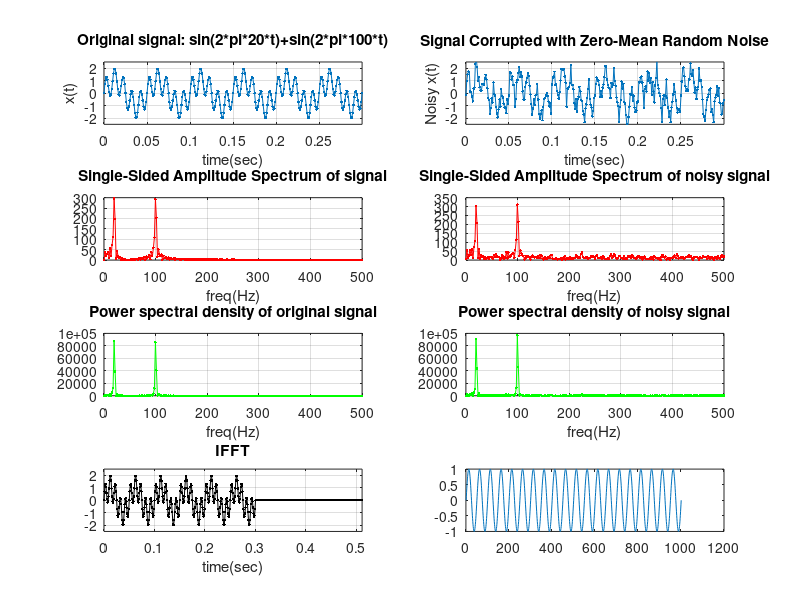
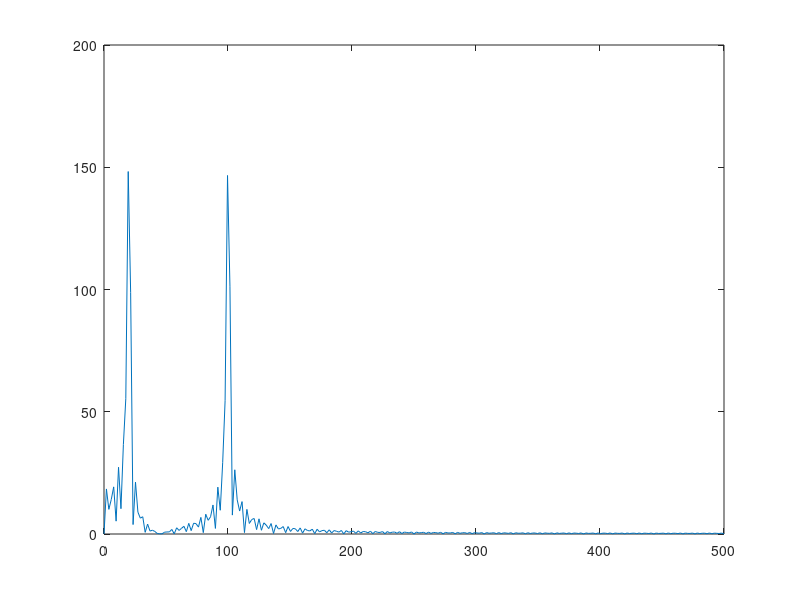

These charts were generated, in order, by the following MATLAB code: (Note: this script raises an error after producing the figures.)
% 2014 computational workshop
%  signal processing
%  
%  Aaron Gruber
%
%

%% Sampling theorem:

% PPT: slides 1-6 !!!!!!!!!!!!!!!!!!!!!!!!

    % pick a sampling frequency
    Fs = 120;

    % pick times of sampling
    t=0:1/Fs:1;
    w=12 % pick a signal frequency
    y = sin(w*t*2*pi);
    
    plot(t, y, 'LineWidth',2); hold on
    
    % downsample the signal to 60 Hz
    t_60Hz = t(1:2:end);
    y_60Hz = y(1:2:end);
    
    plot(t_60Hz, y_60Hz, 'ro');
    
    plot(t_60Hz, y_60Hz, ':r', 'LineWidth',2);

    % downsample the signal to sub Nyquist
    t_10Hz = t(1:12:end);
    y_10Hz = y(1:12:end);
    
    plot(t_10Hz, y_10Hz, 'gd');
    
    plot(t_10Hz, y_10Hz, '-g', 'LineWidth',2);
    
    % they run ex1
    % they run ex1_practice
    
% =========================================================================    
%% +++++++++++++++++++++++++++++++++ FFT ++++++++++++++++++++++++++++++++++ 
% =========================================================================   

% creating signal
clc;
clear; % clears all variables
close all % close all windows

F1=20;
F2=100;
Fs = 1000;   % Sampling frequency
Ts = 1/Fs;        % Sampling time
t=0:Ts:.3;  % time vector

% Create signal
x=sin(2*pi*F1*t)+sin(2*pi*F2*t); % 2*pi to turn into radians

L = numel(x); % Length (number of elements)

noisy_x = x + 0.5*randn(1,L);  % Signal Corrupted with Zero-Mean Random Noise

% -------------------------------------------------------------------------
% FFT

NFFT = pow2(nextpow2(L));  % equivalent to 2^(nextpow2(L))
% NFFT = 301;

fft_x = fft(x,NFFT);        % take FFT
fft_noisy_x = fft(noisy_x,NFFT);
% FFT gives complex number

% let's look at the FFT:
fft_x(2)        % let's look at the 2nd element: 
                % it is a complex number - indicated by 'i'

plot(abs(fft_x)) % we can plot just the magnitude/amplitude with abs
% in plot, discard 2nd half cuz mirror image of the second half
hold on
plot(abs(fft_x).^2) % we can plot the magnitude squarred - power
% dot in the .^2 is to square each element
plot(fft_x.*conj(fft_x),'g+') % can plot the product with the complex conjigut
                              % are the same
hold off

p1 = fft_x.*conj(fft_x);    % mult by complex conjigut to get power (p)
p2 = fft_noisy_x.*conj(fft_noisy_x);

% f = Fs/2*linspace(0,1,NFFT/2+1); % determine the vector of frequencies
f = Fs/2*linspace(0,1,NFFT/2+1); %sampling rate

figure; plot(f,abs(fft_x(1:NFFT/2+1)))

% -------------------------------------------------------------------------

% IFFT (inverse FFT)
ifft_x = ifft(fft_x,NFFT);
ifft_noisy_x = ifft(fft_noisy_x,NFFT);

% plotting
figure(1);
subplot(4,2,1);
plot(t,x,'.-');
axis([0 .3 -2.5 2.5])
title('Original signal: sin(2*pi*20*t)+sin(2*pi*100*t)')
xlabel('time(sec)');
ylabel('x(t)');
grid on

subplot(4,2,2);
plot(t,noisy_x,'.-');
axis([0 .3 -2.5 2.5])
title('Signal Corrupted with Zero-Mean Random Noise')
xlabel('time(sec)');
ylabel('Noisy x(t)');
grid on

subplot(4,2,3);
plot(f,2*abs(fft_x(1:NFFT/2+1)),'r.-')
title('Single-Sided Amplitude Spectrum of signal')
xlabel('freq(Hz)');
grid on

subplot(4,2,4);
plot(f,2*abs(fft_noisy_x(1:NFFT/2+1)),'r.-')
title('Single-Sided Amplitude Spectrum of noisy signal')
xlabel('freq(Hz)');
grid on

subplot(4,2,5);
plot(f,4*p1(1:NFFT/2+1),'g.-')
title('Power spectral density of original signal')
xlabel('freq(Hz)');
grid on

subplot(4,2,6);
plot(f,4*p2(1:NFFT/2+1),'g.-')
title('Power spectral density of noisy signal')
xlabel('freq(Hz)');
grid on

% Trailing 0s is due to number of points/components (want more components
% than is actually in your signal)
subplot(4,2,7);
plot((0:1/(NFFT-1):1)*NFFT*Ts,real(ifft_x),'k.-')
axis([0 .512 -2.5 2.5])
title('IFFT')
xlabel('time(sec)');
grid on

subplot(4,2,8);
plot((0:1/(NFFT-1):1)*NFFT*Ts,real(ifft_noisy_x),'k.-')
axis([0 .512 -2.5 2.5])
title('IFFT')
xlabel('time(sec)');
grid on

% -------------------------------------------------------------------------
% -------------------------------------------------------------------------

% play with ex2_FFT_IFFTPractice
%
% this will generate 1 second of signal
% 10, 50 hz, and enough input samples in 1 sec to satisy Nyquist (100) 
%  - pick number of FFT to be larger than num points (512)
%  - pick number of iFFT points to be the same (512)
% -> perfect reconstruction in the inverse FFT
%
% What if number of input samples is less than 100?
% What if number of FFT is smaller than number of samples?
% What if number of iFFT is smaller than FFT?
   
% Slides 10-15  !!!!!!!!!!!!!!!!!!!!!!!!!!! 
   
% MAKE SPEC function for plotting spectra

% lets make a signal
   Fs = 1000;
   t=0:1/Fs:1;
   x = sin(20*2*pi*t); plot(x)
   spec(x,Fs,512)
   
% what about a small square blip - say touched the apparatus and gave a
% static discharge.
    xs = zeros(1,numel(t));
    xs(round(numel(t)/2)-3:round(numel(t)/2)+3) = 40*ones(1,6+1);
    x = xs+ sin(10*2*pi*t); 
    plot(x)
    spec(x,Fs,512)  
    % why is this?
    % that does this mean for analysis of your data signals (have to get
    % rid of these)
    %   - how can you get rid of them: filtering, exclude traces
   
 % lets add some noise  
   x = sin(10*2*pi*t)+rand(1,numel(t)); plot(x)
   spec(x,Fs,512) % where is the low frequency part comming from? Rand has mean of 0.5
   
% what about a linear drift?
    x = sin(10*2*pi*t) + t - 0.5; plot(x)
    spec(x,Fs,512)
    % this has edge effects
    
% how can we get rid of these types of edge artifacts?
%  subtract mean and use a window that tapers
    x = sin(10*2*pi*t) + t - 0.5; plot(x)
   win = hanning(numel(x))';
    plot(x); hold on
    plot(win, 'r')
    plot(win.*x,'g')     % note that it still has some drift
    spec(win.*x,Fs,512)

    specCell({x,win.*x},Fs,512) % can see that the power of main component 
                        %is squashed, but edge effects are even more so.
 
 % Slides 10-23  !!!!!!!!!!!!!!!!!!!!!!!!!! 
 
% =========================================================================    
%% +++++++++++++++++++++++++++ Filtering ++++++++++++++++++++++++++++++++++ 
% =========================================================================  

Fs = 1000;
t =0:1/Fs:2;

% slow linear drift?
x = sin(10*2*pi*t) + t - 0.5; plot(x)
spec(x,Fs,512)
% this has edge effects (= first and last signal is not at center)

% how can we get rid of these types of edge artifacts?
%  subtract mean and use a window that tapers
win = hanning(numel(x))';
plot(x); 
hold on
plot(win, 'r')
plot(win.*x,'g')     % note that it still has some drift

spec(win.*x,Fs,512)

specCell({x,win.*x},Fs,512) % can see that the power of main component 
                    %is squashed, but edge effects are even more so.

% -------------------------------------------------------------------------

% low pass filter
%   what do we use for a low pass filter?
%   box-car or another kernel with smooth edges

Fs = 100; %sampling rate
t =0:1/Fs:2;
s1 = rand(1,numel(t))+.3*sin(2*pi*3*t); % make a signal w/randomness
plot(t,s1)

n = 5;
kern = ones(1,n)./n;        % box carr window (filter kernel)
                              % (want kernel to sum to 1)
s2 = conv(s1,kern,'same');  % convolve (multiply then sum); 
                              % same = same number of data points out as put in
figure; plot(t,s1,'b')
hold on
plot(t,s2,'r')

figure
subplot(2,1,1)
plot(t,s1); hold on
plot(t,s2,'r')
specCell({s1-mean(s1),s2-mean(s2)},Fs,64)

close 
clear

% -------------------------------------------------------------------------

% high-pass filter
%   what does a high-pass filter look like?

x = 1:200;
s1 = rand(1,200)-0.5;     % make a 0-mean random signal
s1_slow = s1 + sin(x/25); % add a slow component

n = 19;                  % kernal size
kern = -ones(1,n)./n;    % make a negative box-car
kern(10) = 1;            % set the middle element
s2 = conv(s1_slow,kern,'same'); % convole it

plot(s1_slow, 'b')
hold on
plot(s2,'r')
hold off


figure
subplot(2,1,1)
plot(s1); hold on
plot(s2,'r')
specCell({s1-mean(s1),s2-mean(s2)},Fs,64)

figure
plot(s1_slow); hold on   % plot the random signal with slow component
plot(s2,'r')             % plot the filtered trace - what happened?
plot(s1,'g')             % plot original trace
% is the filtered trace exactly the same as the original s1? (zoom in)

close 
clear

% -------------------------------------------------------------------------

% Mexican Hat
%  filters can do all sorts of things
%  Lets see a sum of 2 gaussians.

s1 = zeros(1,300);          % make a staircase signal
s1(100:200) = ones(1,101);
s1(201:300) = ones(1,100).*2;

figure
subplot(2,1,1)
plot(s1); hold on
hat = gausswin(100,10).*2 - gausswin(100,5).*0.8; % sum of 2 gaussians
plot(hat,'r') % this is our kernel
set(gca,'YLim',[-0.5,2.5])

subplot(2,1,2)
s2 = conv(s1, hat, 'same'); % convolution again
plot(s2)
% edge detector - contrast enhancement in vision

% slide 24 !!!!!!!!!!!!!!!!!!!!!!!!!

% phase lag
%
% all the kernels we have used so far have been symmetric
%  - what does that require? Hint, think of Kelvin's talk about
%  causal/non-causal
%  - knowledge in the future and the past
%  - you can do this after you have the signal
%  - * but what about the digitizer on your recording rig?
%    - that is analogue, so no memory

close 
clear

% -------------------------------------------------------------------------

% let's do the low-pass filter again
s1 = rand(1,200)+sin([1:200]/10);  % make a signal
plot(s1)

n = 10;
kern = ones(1,n)./n;        % box carr window
kern_NC = [0,0,kern,0,0];   % put 0 padding in symmetrically (not centered)
kern_C = [kern,0,0,0,0];    % put in 0 padding for future values (centered)
s2_NC = conv(s1,kern_NC,'same');  % convolve
s2_C = conv(s1,kern_C,'same');  % convolve

figure
% subplot(2,1,1)
plot(s1); hold on
plot(s2_NC,'r')
plot(s2_C,'g')
% you can see that there is a phase shift

% you have to be very careful about introducing phase shifts when
% filtering your data !!!!!

% SLIDE 25-27



% how you build a filter in matlab.


 
 
function spec(x, Fs, nFFT)
% plots the spectra of input signal x
    fft_x = fft(x,nFFT);
    fft_x = fft_x(1:nFFT/2+1);
    
    f = Fs/2*linspace(0,1,nFFT/2+1); % just a funciton of #:inc:#

    figure
    plot(f,fft_x.*conj(fft_x))
    xlabel('frequency'); ylabel('power')
end

